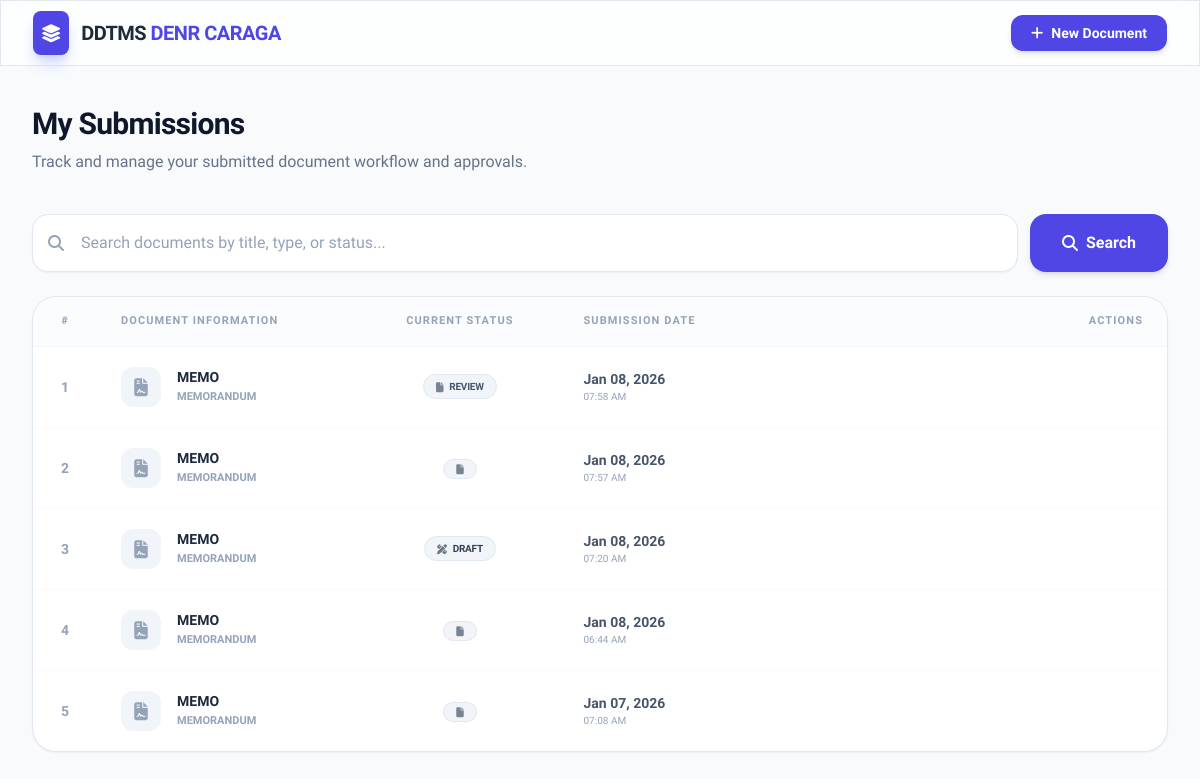
Page /my_submitted_documents.php (signed in) on the earlier database version.
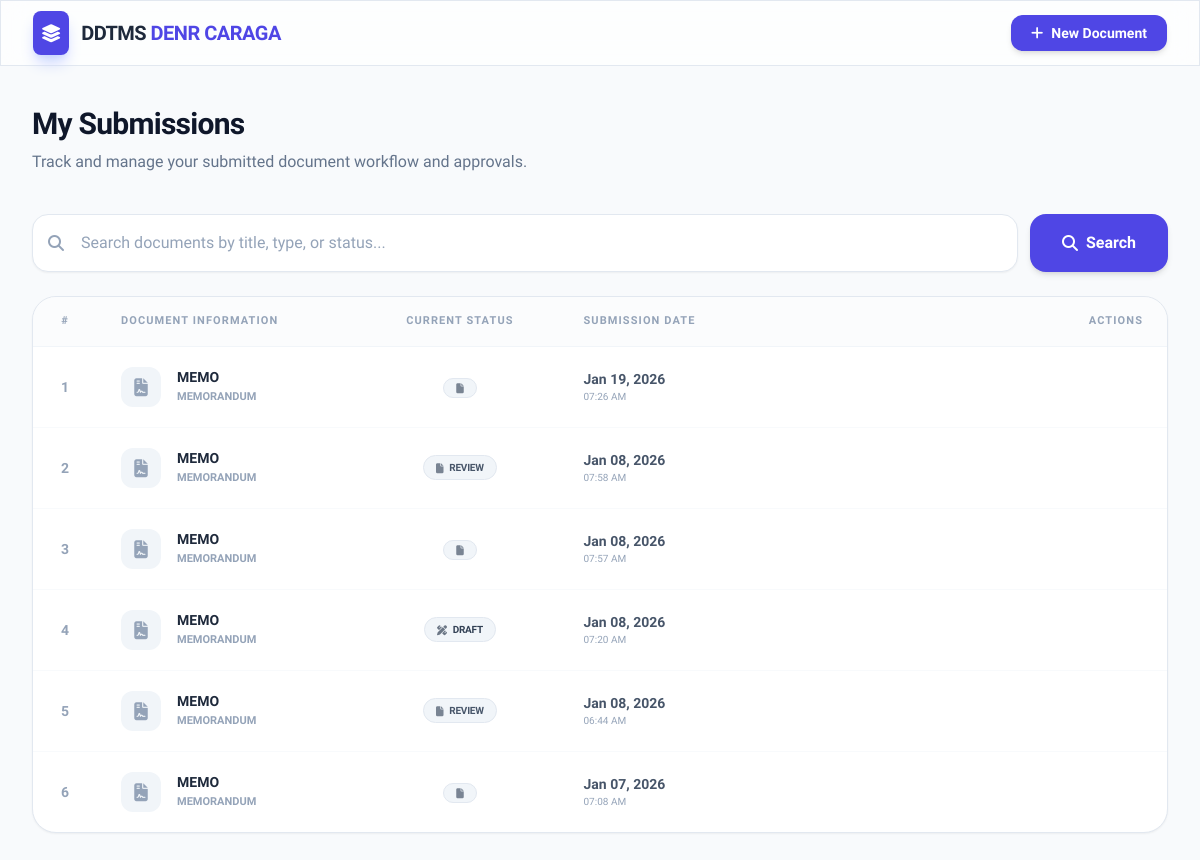
Same page on the later database version.
### tables this page shows
CREATE TABLE `documents` (
  `doc_id` int(11) NOT NULL,
  `title` varchar(255) NOT NULL,
  `doc_type` varchar(100) NOT NULL,
  `status` enum('Draft','Review','Signing','Completed','Returned','Archived') NOT NULL,
  `remarks` text DEFAULT NULL,
  `initiator_id` int(11) NOT NULL,
  `current_owner_id` int(11) DEFAULT NULL,
  `created_at` timestamp NOT NULL DEFAULT current_timestamp(),
  `updated_at` timestamp NOT NULL DEFAULT current_timestamp() ON UPDATE current_timestamp(),
  `Station` text NOT NULL
);

### my_submitted_documents.php (the view, shortened to what this page needs)
<?php
require_once 'db.php';
$user_id = $_SESSION['user_id'];
$search_term = '';
$where_conditions = ["d.initiator_id = ?"];
$params = [$user_id];
$param_types = "i";
$query = "SELECT d.*,
          (SELECT message FROM document_actions
           WHERE doc_id = d.doc_id
           AND action = 'Returned Document'
           ORDER BY created_at DESC LIMIT 1) AS return_message
          FROM documents d
          WHERE " . implode(' AND ', $where_conditions) . "
          ORDER BY d.created_at DESC";
$stmt = $conn->prepare($query);
$stmt->bind_param($param_types, ...$params);
$stmt->execute();
$result = $stmt->get_result();
?>
<!DOCTYPE html>
<html lang="en" class="scroll-smooth">
<head>
    <script src="https://cdn.tailwindcss.com"></script>
    <link href="https://cdnjs.cloudflare.com/ajax/libs/font-awesome/6.4.0/css/all.min.css" rel="stylesheet">
</head>
<body class="bg-[#f8fafc] text-slate-900 min-h-screen">
    <nav class="sticky top-0 z-40 w-full glass border-b border-slate-200">
        <div class="max-w-7xl mx-auto px-4 sm:px-6 lg:px-8">
            <div class="flex justify-between h-16 items-center">
                <div class="flex items-center gap-3">
                    <div class="bg-indigo-600 p-2 rounded-lg shadow-indigo-200 shadow-lg">
                        <i class="fas fa-layer-group text-white text-lg"></i>
                    </div>
                    <span class="text-xl font-extrabold tracking-tight text-slate-800">DDTMS <span class="text-indigo-600">DENR CARAGA</span></span>
                </div>
                <div class="flex items-center gap-4">
                    <button onclick="location.href='new_document.php'" class="bg-indigo-600 hover:bg-indigo-700 text-white px-5 py-2 rounded-xl font-bold text-sm transition-all shadow-md flex items-center gap-2">
                        <i class="fas fa-plus"></i> New Document
                    </button>
                </div>
            </div>
        </div>
    </nav>
    <main class="max-w-7xl mx-auto px-4 sm:px-6 lg:px-8 py-10">
        <div class="mb-10">
            <h1 class="text-3xl font-extrabold text-slate-900 tracking-tight">My Submissions</h1>
            <p class="text-slate-500 mt-2 font-medium">Track and manage your submitted document workflow and approvals.</p>
        </div>
        <div class="mb-6">
            <form method="GET" class="flex gap-3">
                <div class="flex-1 relative">
                    <input type="text" name="search" value="<?php echo htmlspecialchars($search_term); ?>"
                           placeholder="Search documents by title, type, or status..."
                           class="w-full pl-12 pr-6 py-4 bg-white border border-slate-200 rounded-2xl text-slate-700 placeholder-slate-400 focus:outline-none focus:border-indigo-400 focus:ring-2 focus:ring-indigo-50 transition-all shadow-sm">
                    <i class="fas fa-search absolute left-4 top-1/2 transform -translate-y-1/2 text-slate-400"></i>
                </div>
                <button type="submit" class="px-8 bg-indigo-600 text-white rounded-2xl font-bold hover:bg-indigo-700 transition-all shadow-md flex items-center gap-2">
                    <i class="fas fa-search"></i> Search
                </button>
            </form>
        </div>
        <div class="bg-white rounded-3xl shadow-sm border border-slate-200 overflow-hidden">
            <div class="overflow-x-auto">
                <table class="w-full text-left border-collapse">
                    <thead>
                        <tr class="bg-slate-50/50 border-b border-slate-100">
                            <th class="px-6 py-4 text-[11px] font-bold text-slate-400 uppercase tracking-widest text-center w-16">#</th>
                            <th class="px-6 py-4 text-[11px] font-bold text-slate-400 uppercase tracking-widest">Document Information</th>
                            <th class="px-6 py-4 text-[11px] font-bold text-slate-400 uppercase tracking-widest text-center">Current Status</th>
                            <th class="px-6 py-4 text-[11px] font-bold text-slate-400 uppercase tracking-widest">Submission Date</th>
                            <th class="px-6 py-4 text-[11px] font-bold text-slate-400 uppercase tracking-widest text-right">Actions</th>
                        </tr>
                    </thead>
                    <tbody class="divide-y divide-slate-50">
                        <?php if ($result->num_rows > 0): ?>
                            <?php $row_number = 1; ?>
                            <?php while ($row = $result->fetch_assoc()):
                                $status = strtolower($row['status']);
                                $config = [
                                    'pending'   => ['bg' => 'bg-amber-50', 'text' => 'text-amber-700', 'border' => 'border-amber-200', 'icon' => 'fa-clock'],
                                    'approved'  => ['bg' => 'bg-emerald-50', 'text' => 'text-emerald-700', 'border' => 'border-emerald-200', 'icon' => 'fa-check-circle'],
                                    'completed' => ['bg' => 'bg-emerald-50', 'text' => 'text-emerald-700', 'border' => 'border-emerald-200', 'icon' => 'fa-check-double'],
                                    'returned'  => ['bg' => 'bg-rose-50', 'text' => 'text-rose-700', 'border' => 'border-rose-200', 'icon' => 'fa-undo'],
                                    'rejected'  => ['bg' => 'bg-rose-50', 'text' => 'text-rose-700', 'border' => 'border-rose-200', 'icon' => 'fa-times-circle'],
                                    'forwarded' => ['bg' => 'bg-indigo-50', 'text' => 'text-indigo-700', 'border' => 'border-indigo-200', 'icon' => 'fa-paper-plane'],
                                    'draft'     => ['bg' => 'bg-slate-100', 'text' => 'text-slate-700', 'border' => 'border-slate-200', 'icon' => 'fa-pen-ruler'],
                                ];
                                $c = $config[$status] ?? ['bg' => 'bg-slate-100', 'text' => 'text-slate-600', 'border' => 'border-slate-200', 'icon' => 'fa-file'];
                            ?>
                            <tr class="group hover:bg-slate-50/50 transition-all cursor-default">
                                <td class="px-6 py-5 text-center">
                                    <span class="text-sm font-bold text-slate-400"><?php echo $row_number; ?></span>
                                </td>
                                <td class="px-6 py-5">
                                    <div class="flex items-center gap-4">
                                        <div class="w-10 h-10 rounded-xl bg-slate-100 flex items-center justify-center text-slate-400 group-hover:bg-indigo-50 group-hover:text-indigo-600 transition-colors">
                                            <i class="fas fa-file-contract text-lg"></i>
                                        </div>
                                        <div>
                                            <div class="font-bold text-slate-800 text-sm mb-0.5"><?php echo htmlspecialchars($row['title']); ?></div>
                                            <div class="text-[11px] font-bold text-slate-400 uppercase"><?php echo htmlspecialchars($row['doc_type']); ?></div>
                                        </div>
                                    </div>
                                </td>
                                <td class="px-6 py-5 text-center">
                                    <span class="inline-flex items-center gap-1.5 px-3 py-1 rounded-full border text-[10px] font-black uppercase tracking-tight <?php echo $c['bg'] . ' ' . $c['text'] . ' ' . $c['border']; ?>">
                                        <i class="fas <?php echo $c['icon']; ?> opacity-70"></i>
                                        <?php echo $row['status']; ?>
                                    </span>
                                </td>
                                <td class="px-6 py-5">
                                    <div class="text-sm font-semibold text-slate-600"><?php echo date('M d, Y', strtotime($row['created_at'])); ?></div>
                                    <div class="text-[10px] text-slate-400 font-medium"><?php echo date('h:i A', strtotime($row['created_at'])); ?></div>
                                </td>
                                <td class="px-6 py-5 text-right">
                                </td>
                            </tr>
                            <?php $row_number++; ?>
                            <?php endwhile; ?>
                        <?php endif; ?>
                    </tbody>
                </table>
            </div>
        </div>
    </main>
</body>
</html>

### my_submitted_documents.php (style rules this page uses)
body { font-family: 'Plus Jakarta Sans', sans-serif; }
.glass { background: rgba(255, 255, 255, 0.7); backdrop-filter: blur(12px); border: 1px solid rgba(255, 255, 255, 0.3); }

Differences in the rows shown:
added documents: title "MEMO", doc_type "MEMORANDUM", created_at "Jan 19, 2026", created_at "07:26 AM"
changed documents "06:44 AM": status (not shown) → "REVIEW"
